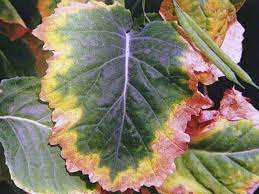
#> input picture potassium.jpg, 259 x 194 px
$ python samplentrgn.py
#> lines starting #> are read from the running program, lines starting #| are printed output that depends on the picture

import cv2
import pandas as pd
import numpy as np
from tkinter import *

img = cv2.imread("potassium.jpg")
#> img is the input picture: shape (194, 259, 3); mean B, G, R 101.3, 122.7, 130.8
imgWidth = img.shape[1] - 40
#> imgWidth = 219

index = ['color', 'color_name', 'hex', 'R', 'G', 'B']
df = pd.read_csv("colors.csv", header=None, names=index)
#> (reads colors.csv from the repository)


r = g = b = xpos = ypos = 0
def getRGBvalue(event, x, y, flags, param):
    global b, g, r, xpos, ypos, clicked
    xpos = x
    ypos = y
    b,g,r = img[y,x]
    b = int(b)
    g = int(g)
    r = int(r)


def colorname(B,G,R):
    minimum = 10000
    for i in range(len(df)):
        d = abs(B-int(df.loc[i,"B"])) + abs(G-int(df.loc[i,"G"])) + abs(R-int(df.loc[i,"R"]))
        if (d<=minimum):
            minimum = d
            cname = df.loc[i,"color_name"] + "Hex" + df.loc[i, "hex"]
    return cname

cv2.namedWindow("Image")
cv2.setMouseCallback("Image",getRGBvalue)

while True:
    cv2.imshow("Image", img)
    cv2.rectangle(img, (20,20), (imgWidth, 60),(b,g,r), -1)
    text = colorname(b,g,r) + '   R=' + str(r) + ' G=' + str(g) + ' B=' + str(b)
    cv2.putText(img,text, (50,50),2, 0.8, (255,255,255),2,cv2.LINE_AA)
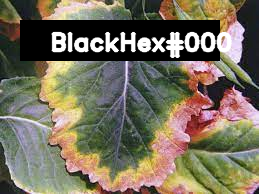
#> img: shape (194, 259, 3); mean B, G, R 92.7, 111.3, 118.7
    if(r+g+b >= 600):
        cv2.putText(img,text,(50,50), 2, 0.8, (0,0,0),2,cv2.LINE_AA)
    if cv2.waitKey(20) & 0xFF == 27:
#> (key Esc is pressed here)
        break


cv2.destroyAllWindows()
